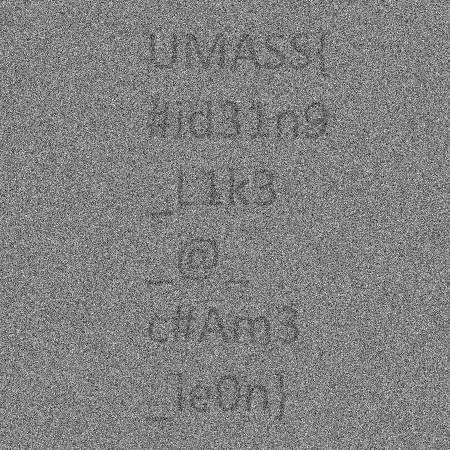
#> input picture Competiciones_Internacionales_Writeups/2024/Estego/UmassCTF2024/Stop_The_Voices/flag.png, 450 x 450 px, found by its file name
$ python generator.py
#> lines starting #> are read from the running program, lines starting #| are printed output that depends on the picture
from PIL import Image
import numpy as np

img = Image.open('FLAG.png').convert('L')
#> img is the input picture: PIL image 450x450 L; min 0, max 255, mean 129.3
arr = np.asanyarray(img)


def normalize(mat):
    return (mat - mat.min()) / (mat.max() - mat.min()) * 255


for i in range(400):
    noise = np.random.normal(arr, 200)
    noise = normalize(noise)
    noise = noise.astype(np.uint8)
    im = Image.fromarray(noise)
    im.save(f"./samples/{i}.png")
#> this loop made 400 passes
#> pass 1, `noise = np.random.normal(arr, 200)`:
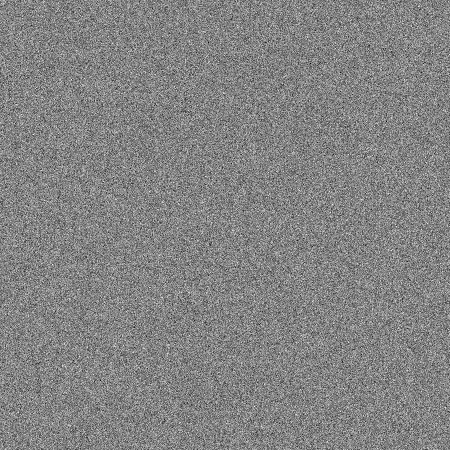
#> noise: shape (450, 450) float64; min -839.4, max 1035.6, mean 129.9; drawn with min black and max white
#> pass 2, `noise = np.random.normal(arr, 200)`:
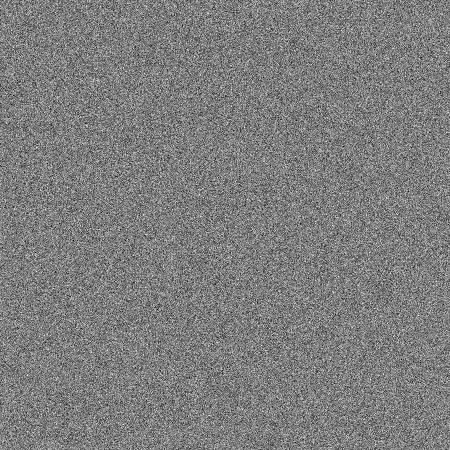
#> noise: shape (450, 450) float64; min -714, max 991.4, mean 129.8; drawn with min black and max white
#> after the loop:
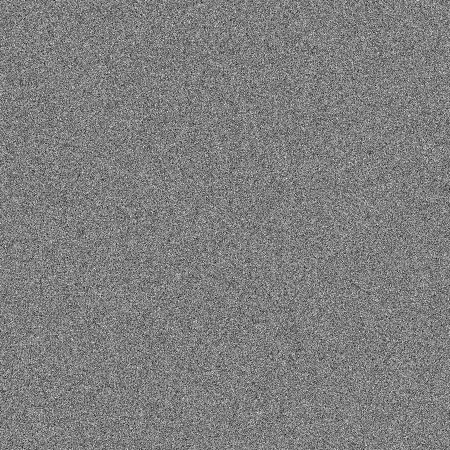
#> im: PIL image 450x450 L; min 0, max 255, mean 126.4
